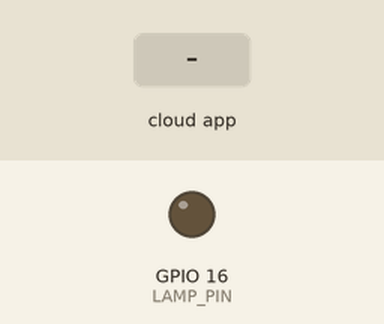
This sketch was run on a simulated ESP8266 (NodeMCU). On the bench: output pins drawn as LEDs (lit = HIGH). The test bench sets the inputs (shaded band). WiFi joins after 1.5 s; servers stay silent unless stated; what the sketch prints to the serial monitor is not drawn.

Above: at 2.8 s.
2.9 s: the phone or cloud app sets Lavalampe to 64
At 4.0 s:
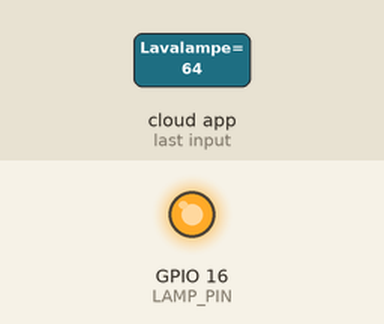
4.4 s: the phone or cloud app sets Lavalampe to 0
At 5.2 s:
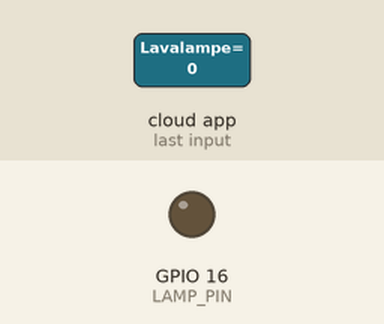
5.9 s: the phone or cloud app sets Lavalampe to 128
At 6.3 s:
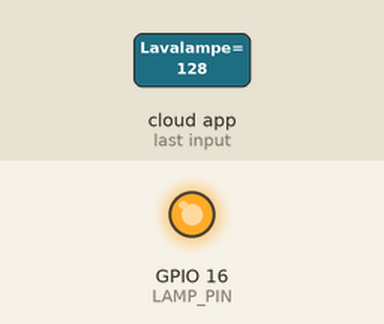
Timing chart, 0 to 8.9 s (numbered marks = the images above; inputs shaded):
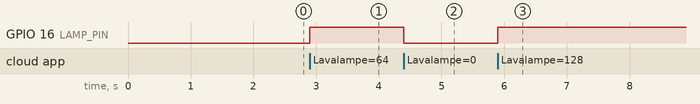

Measured:
- after the input at 2.9 s, GPIO 16 (LAMP_PIN): LOW → HIGH at once
- after the input at 4.4 s, GPIO 16 (LAMP_PIN): HIGH → LOW at once
- after the input at 5.9 s, GPIO 16 (LAMP_PIN): LOW → HIGH at once

The sketch:

Lavalampe_mit_Alexa_ESP8266_Teil1.ino
```cpp
#include <Espalexa.h>
#include <ESP8266WiFi.h>
#include <ESP8266WebServer.h>


#define LAMP_PIN 16 //D0

// prototypes
boolean connectWifi();

//callback functions
void firstLightChanged(uint8_t brightness);

// Change this!!
const char* ssid = "WLANGW1339";
const char* password = "N72832302598295C*#";

boolean wifiConnected = false;

Espalexa espalexa;
EspalexaDevice* device;
ESP8266WebServer server(80);

void setup()
{
  Serial.begin(115200);
  pinMode(LAMP_PIN,OUTPUT);
  digitalWrite(LAMP_PIN,LOW);
  // Initialise wifi connection
  wifiConnected = connectWifi();
  if(wifiConnected){
    server.on("/", HTTP_GET, [](){
    server.send(200, "text/plain", "This is an example index page your server may send.");
    });
    server.on("/test", HTTP_GET, [](){
    server.send(200, "text/plain", "This is a second subpage you may have.");
    });
    server.onNotFound([](){
      if (!espalexa.handleAlexaApiCall(server.uri(),server.arg(0))) //if you don't know the URI, ask espalexa whether it is an Alexa control request
      {
        //whatever you want to do with 404s
        server.send(404, "text/plain", "Not found");
      }
    });
    // Define our LavaLamp
    device = new EspalexaDevice("Lavalampe", LightChanged,0); // default state off
    espalexa.addDevice(device);
    espalexa.begin(&server); //give espalexa a pointer to your server object so it can use your server instead of creating its own
  } else
  {
    while (1)
    {
      Serial.println("Cannot connect to WiFi. Please check data and reset the ESP.");
      delay(2500);
    }
  }
}

void loop()
{
   espalexa.loop();
   delay(1);
}

//our callback Function
void LightChanged(uint8_t brightness) {
    Serial.print("Lavalampe changed to ");
    if (brightness == 0) {
      Serial.println("OFF");
         digitalWrite(LAMP_PIN,LOW);
    }
    else  {
      Serial.println("ON");
         digitalWrite(LAMP_PIN,HIGH);
    }
}

// connect to wifi – returns true if successful or false if not
boolean connectWifi(){
  boolean state = true;
  int i = 0;

  WiFi.mode(WIFI_STA);
  WiFi.begin(ssid, password);
  Serial.println("");
  Serial.println("Connecting to WiFi");

  // Wait for connection
  Serial.print("Connecting...");
  while (WiFi.status() != WL_CONNECTED) {
    delay(500);
    Serial.print(".");
    if (i > 20){
      state = false; break;
    }
    i++;
  }
  Serial.println("");
  if (state){
    Serial.print("Connected to ");
    Serial.println(ssid);
    Serial.print("IP address: ");
    Serial.println(WiFi.localIP());
  }
  else {
    Serial.println("Connection failed.");
  }
  delay(100);
  return state;
}
```
